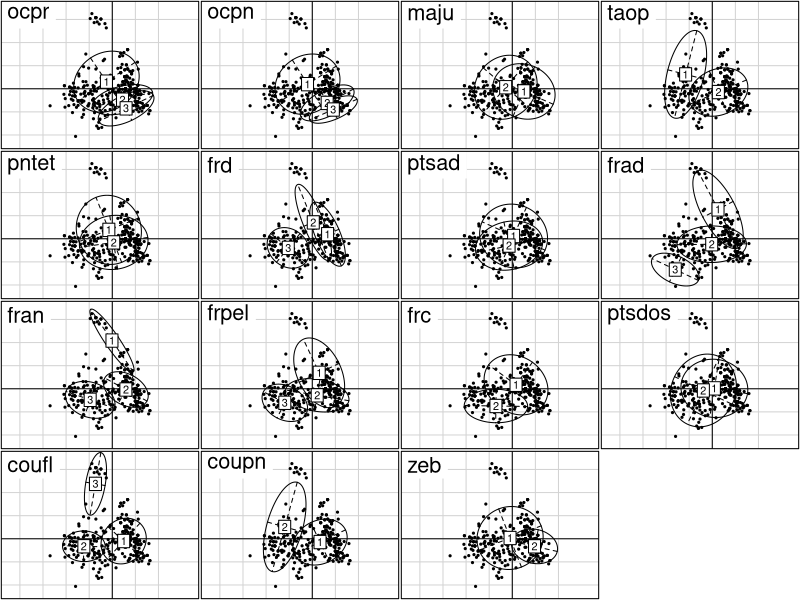

The R source for this figure:
library(ade4)


### Name: scatter.acm
### Title: Plot of the factorial maps in a Multiple Correspondence Analysis
### Aliases: scatter.acm
### Keywords: multivariate hplot

### ** Examples

data(lascaux)
if(adegraphicsLoaded()) {
  plot(dudi.acm(lascaux$ornem, sca = FALSE))
} else {
  scatter(dudi.acm(lascaux$ornem, sca = FALSE), csub = 3)
}
